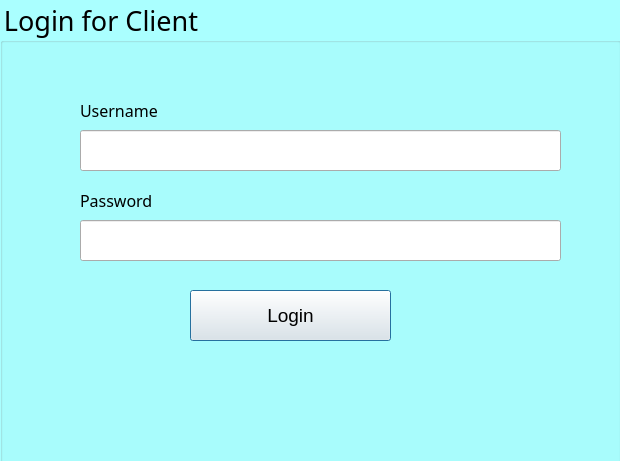
<?xml version="1.0" encoding="UTF-8"?>
<ui version="4.0">
 <class>loginStudent</class>
 <widget class="QDialog" name="loginStudent">
  <property name="geometry">
   <rect>
    <x>0</x>
    <y>0</y>
    <width>620</width>
    <height>461</height>
   </rect>
  </property>
  <property name="windowTitle">
   <string>LoginStudent</string>
  </property>
  <widget class="QGroupBox" name="LoginEtudForm">
   <property name="geometry">
    <rect>
     <x>0</x>
     <y>0</y>
     <width>621</width>
     <height>501</height>
    </rect>
   </property>
   <property name="font">
    <font>
     <family>Aldhabi</family>
     <pointsize>20</pointsize>
    </font>
   </property>
   <property name="styleSheet">
    <string notr="true">#LoginEtudForm{
background :rgb(170, 255, 255)
}</string>
   </property>
   <property name="title">
    <string>Login for Client</string>
   </property>
   <widget class="QLabel" name="label">
    <property name="geometry">
     <rect>
      <x>80</x>
      <y>100</y>
      <width>91</width>
      <height>20</height>
     </rect>
    </property>
    <property name="font">
     <font>
      <family>Andalus</family>
      <pointsize>12</pointsize>
     </font>
    </property>
    <property name="text">
     <string>Username</string>
    </property>
   </widget>
   <widget class="QLabel" name="label_2">
    <property name="geometry">
     <rect>
      <x>80</x>
      <y>190</y>
      <width>81</width>
      <height>20</height>
     </rect>
    </property>
    <property name="font">
     <font>
      <family>Andalus</family>
      <pointsize>12</pointsize>
     </font>
    </property>
    <property name="text">
     <string>Password</string>
    </property>
   </widget>
   <widget class="QPushButton" name="studButtomLogin">
    <property name="geometry">
     <rect>
      <x>190</x>
      <y>290</y>
      <width>201</width>
      <height>51</height>
     </rect>
    </property>
    <property name="font">
     <font>
      <pointsize>14</pointsize>
     </font>
    </property>
    <property name="text">
     <string>Login</string>
    </property>
   </widget>
   <widget class="QLineEdit" name="UsernameEtudLogin">
    <property name="geometry">
     <rect>
      <x>80</x>
      <y>130</y>
      <width>481</width>
      <height>41</height>
     </rect>
    </property>
   </widget>
   <widget class="QLineEdit" name="PasswordEtudLogin">
    <property name="geometry">
     <rect>
      <x>80</x>
      <y>220</y>
      <width>481</width>
      <height>41</height>
     </rect>
    </property>
    <property name="echoMode">
     <enum>QLineEdit::Password</enum>
    </property>
   </widget>
  </widget>
 </widget>
 <resources/>
 <connections/>
</ui>
